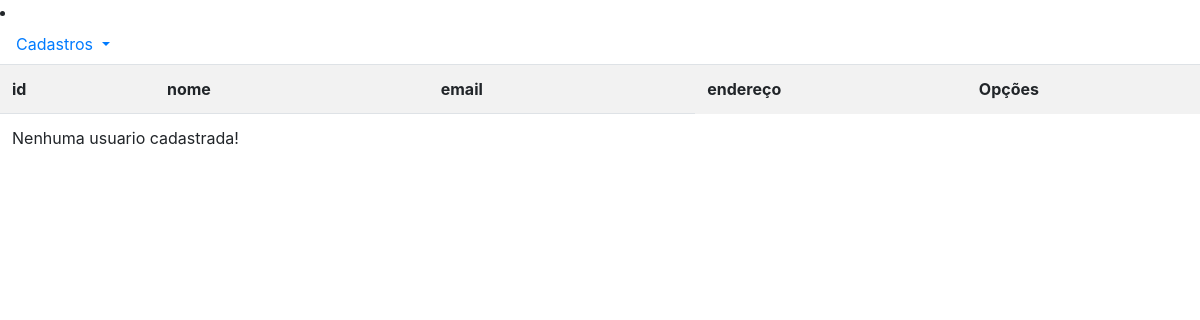
Page /listar/instituicao/ on the earlier database version.
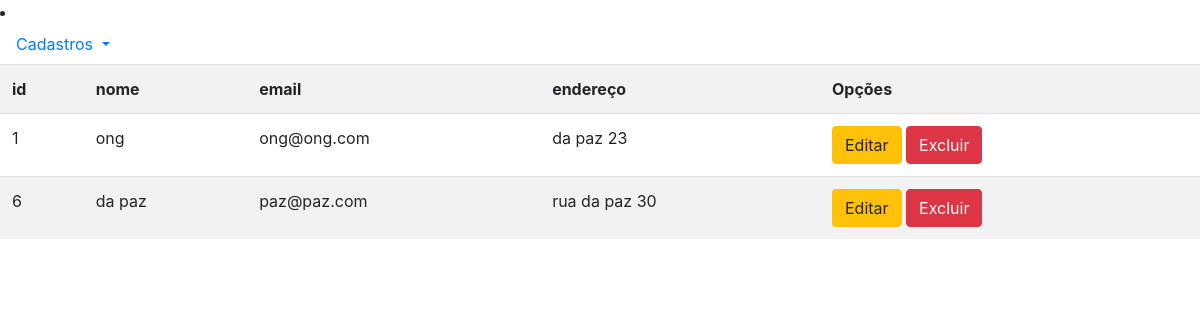
Same page on the later database version.
### doacao/models.py (models this page shows, shortened)
class Instituicao(models.Model):
   nome = models.CharField(max_length = 100, verbose_name="Nome")
   email = models.CharField(max_length= 100, verbose_name="e-mail")
   endereco = models.CharField(max_length= 255,verbose_name="Endereço")

### doacao/views.py (the view)
# urls.py: path('listar/instituicao/', Instituicaolist.as_view(), name="listar-instituicao"),
class Instituicaolist(ListView):
   model = Instituicao
   template_name = 'listarinstituicao.html'

### doacao/templates/listarinstituicao.html
{% extends 'base.html' %}
{% block conteudo %}
<table class="table table-striped">
    <tr>
        <th>id</th>
        <th>nome</th>
        <th>email</th>
        <th>endereço</th>
        <th>Opções</th>
    </tr>
    {% for instituicao in object_list %}
    <tr>
        <td>{{instituicao.id}}</td>
        <td>{{instituicao.nome}}</td>
        <td>{{instituicao.email}}</td>
        <td>{{instituicao.endereco}}</td>
        <td>
            <a href="{% url 'deletar-instituicao' instituicao.pk %}" class="btn btn-warning">Editar</a>
            <a href="{% url 'deletar-instituicao' instituicao.pk %}" class="btn btn-danger">Excluir</a>
        </td>
    </tr>
    {% empty %}
    <tr>
        <td colspan="3">Nenhuma usuario cadastrada!</td>
    </tr>
    {% endfor %}
</table>
{% endblock %}

### doacao/templates/base.html (shortened to what this page needs)
{% load static %}
<!DOCTYPE html>
{% load crispy_forms_tags %}
<html lang="pt-br">
<head>
    <link rel="stylesheet" href="https://maxcdn.bootstrapcdn.com/bootstrap/4.5.2/css/bootstrap.min.css">
  </head>
</head>
</head>
<body>
  {% block menu %}
  <li class="nav-item dropdown">
    <a class="nav-link dropdown-toggle" href="#" id="navbardrop" data-toggle="dropdown">
      Cadastros
    </a>
  </li>
  {% endblock %}
  {% block conteudo %}{% endblock %}
</body>
</html>

Differences in the rows shown:
added Instituicao: id "1", nome "ong", email "ong@ong.com", endereco "da paz 23"
added Instituicao: id "6", nome "da paz", email "paz@paz.com", endereco "rua da paz 30"
Other differences:
text no longer shown: "Nenhuma usuario cadastrada!"
